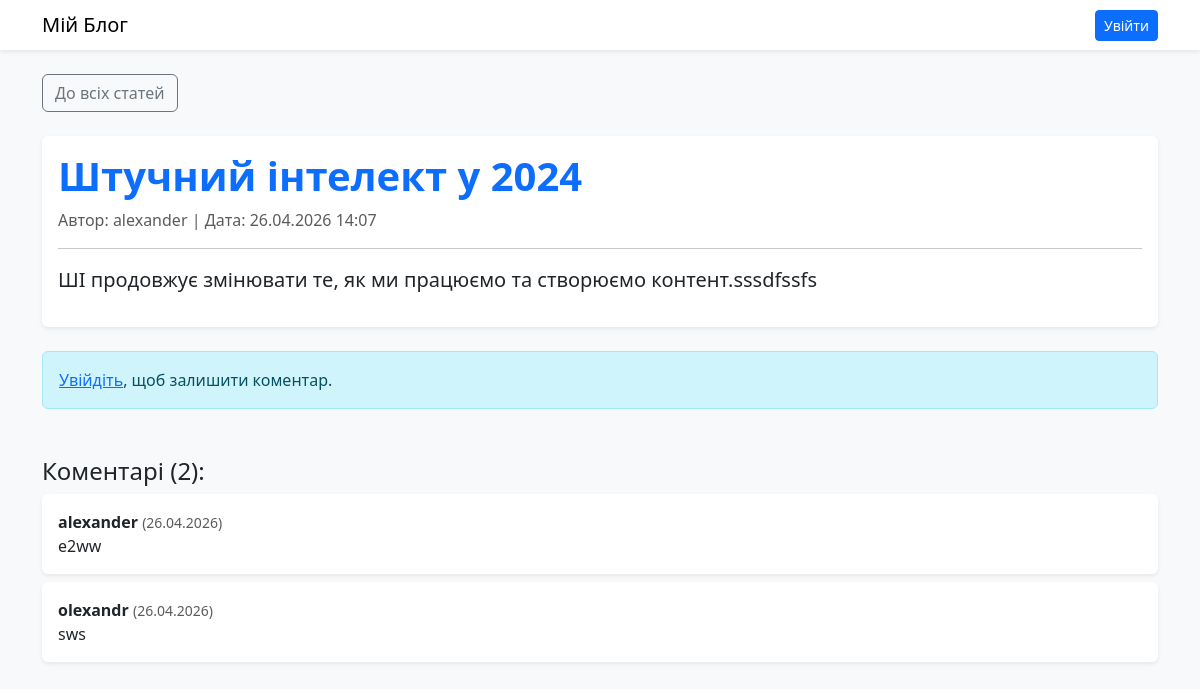
Page /article/3/ on the committed database.
### blog/models.py (models this page shows, shortened)
class Article(models.Model):
    title = models.CharField(max_length=200, verbose_name="Заголовок")
    text = models.TextField(verbose_name="Текст")
    pub_date = models.DateTimeField(auto_now_add=True, verbose_name="Дата публікації")
    category = models.ForeignKey(Category, on_delete=models.CASCADE, related_name='articles')
    author = models.ForeignKey(User, on_delete=models.CASCADE, verbose_name="Автор")

class Comment(models.Model):
    article = models.ForeignKey(Article, on_delete=models.CASCADE, related_name='comments')
    author = models.ForeignKey(User, on_delete=models.CASCADE)
    text = models.TextField(verbose_name="Коментар")
    created_at = models.DateTimeField(auto_now_add=True)

### blog/views.py (the view)
# urls.py: path('article/<int:pk>/', views.article_detail, name='article_detail'),
def article_detail(request, pk):
    article = get_object_or_404(Article, pk=pk)
    if request.method == 'POST':
        if not request.user.is_authenticated:
            raise PermissionDenied
        form = CommentForm(request.POST)
        if form.is_valid():
            comment = form.save(commit=False)
            comment.article = article
            comment.author = request.user
            comment.save()
            return redirect('article_detail', pk=article.pk)
    else:
        form = CommentForm()
    return render(request, 'blog/article_detail.html', {'article': article, 'form': form})

### blog/templates/blog/article_detail.html (shortened to what this page needs)
<!DOCTYPE html>
<html lang="uk">
<head>
    <link href="https://cdn.jsdelivr.net/npm/bootstrap@5.3.0/dist/css/bootstrap.min.css" rel="stylesheet">
</head>
<body class="bg-light">
    <nav class="navbar navbar-light bg-white shadow-sm mb-4">
        <div class="container">
            <span class="navbar-brand mb-0 h1">Мій Блог</span>
            <div>
                {% if user.is_authenticated %}
                    <span class="me-3">Привіт, <b>{{ user.username }}</b>!</span>
                    <form action="{% url 'logout' %}" method="post" class="d-inline">
                        {% csrf_token %}
                        <button type="submit" class="btn btn-sm btn-outline-danger">Вийти</button>
                    </form>
                {% else %}
                    <a href="{% url 'login' %}" class="btn btn-sm btn-primary">Увійти</a>
                {% endif %}
            </div>
        </div>
    </nav>
    <div class="container">
        <a href="{% url 'article_list' %}" class="btn btn-outline-secondary mb-4">До всіх статей</a>
        <div class="card shadow-sm border-0 mb-4">
            <div class="card-body">
                <h1 class="text-primary fw-bold">{{ article.title }}</h1>
                <p class="text-muted">Автор: {{ article.author.username }} | Дата: {{ article.pub_date|date:"d.m.Y H:i" }}</p>
                <hr>
                <p class="fs-5">{{ article.text }}</p>
            </div>
        </div>
        {% if user.is_authenticated %}
            <div class="card shadow-sm border-0 mb-5 bg-white">
                <div class="card-body">
                    <h5 class="mb-3">Залишити коментар:</h5>
                    <form method="POST">
                        {% csrf_token %}
                        {{ form.as_p }}
                        <button type="submit" class="btn btn-primary">Відправити</button>
                    </form>
                </div>
            </div>
        {% else %}
            <div class="alert alert-info mb-5">
                <a href="{% url 'login' %}">Увійдіть</a>, щоб залишити коментар.
            </div>
        {% endif %}
        <h4>Коментарі ({{ article.comments.count }}):</h4>
        {% for comment in article.comments.all %}
            <div class="card mb-2 border-0 shadow-sm">
                <div class="card-body d-flex justify-content-between align-items-center">
                    <div>
                        <strong>{{ comment.author.username }}</strong> <small class="text-muted">({{ comment.created_at|date:"d.m.Y" }})</small>
                        <p class="mb-0">{{ comment.text }}</p>
                    </div>
                </div>
            </div>
        {% empty %}
            <p class="text-muted">Коментарів ще немає.</p>
        {% endfor %}
    </div>
</body>
</html>

### rows in the picture
Article: title "Штучний інтелект у 2024", author.username "alexander", pub_date "26.04.2026 14:07", text "ШІ продовжує змінювати те, як ми працюємо та створюємо контент.sssdfssfs", comments.count "2"
Comment: author.username "alexander", created_at "26.04.2026", text "e2ww"
Comment: author.username "olexandr", created_at "26.04.2026", text "sws"
